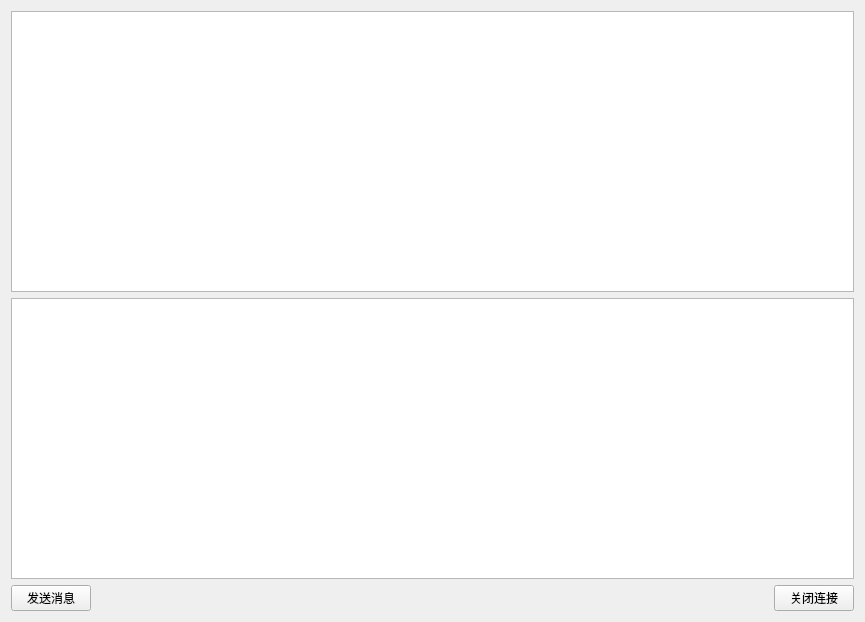
<?xml version="1.0" encoding="UTF-8"?>
<ui version="4.0">
 <class>Server</class>
 <widget class="QWidget" name="Server">
  <property name="geometry">
   <rect>
    <x>0</x>
    <y>0</y>
    <width>865</width>
    <height>622</height>
   </rect>
  </property>
  <property name="windowTitle">
   <string>Form</string>
  </property>
  <layout class="QGridLayout" name="gridLayout">
   <item row="2" column="0">
    <widget class="QPushButton" name="buttonSend">
     <property name="text">
      <string>发送消息</string>
     </property>
    </widget>
   </item>
   <item row="2" column="1">
    <spacer name="horizontalSpacer">
     <property name="orientation">
      <enum>Qt::Horizontal</enum>
     </property>
     <property name="sizeHint" stdset="0">
      <size>
       <width>140</width>
       <height>20</height>
      </size>
     </property>
    </spacer>
   </item>
   <item row="1" column="0" colspan="3">
    <widget class="QTextEdit" name="editWrite"/>
   </item>
   <item row="0" column="0" colspan="3">
    <widget class="QTextEdit" name="editRead">
     <property name="readOnly">
      <bool>true</bool>
     </property>
    </widget>
   </item>
   <item row="2" column="2">
    <widget class="QPushButton" name="buttonClose">
     <property name="text">
      <string>关闭连接</string>
     </property>
    </widget>
   </item>
  </layout>
 </widget>
 <resources/>
 <connections/>
</ui>
